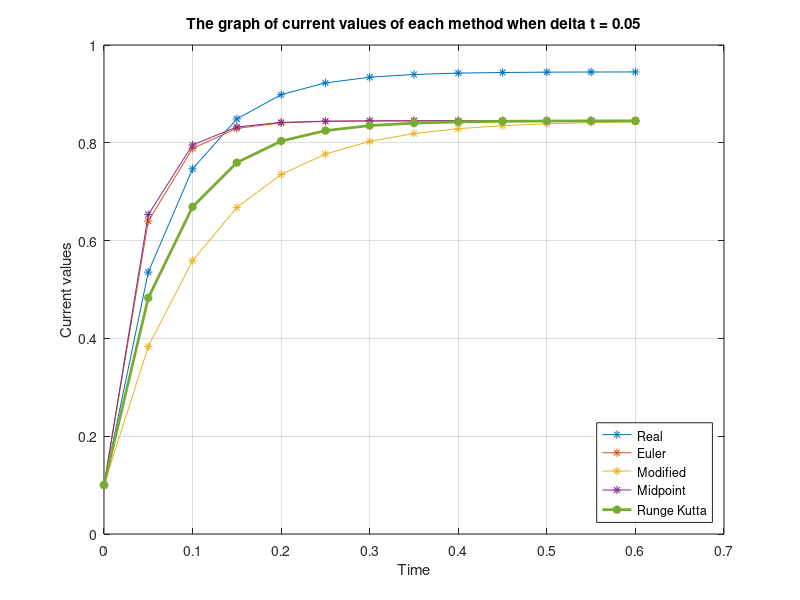
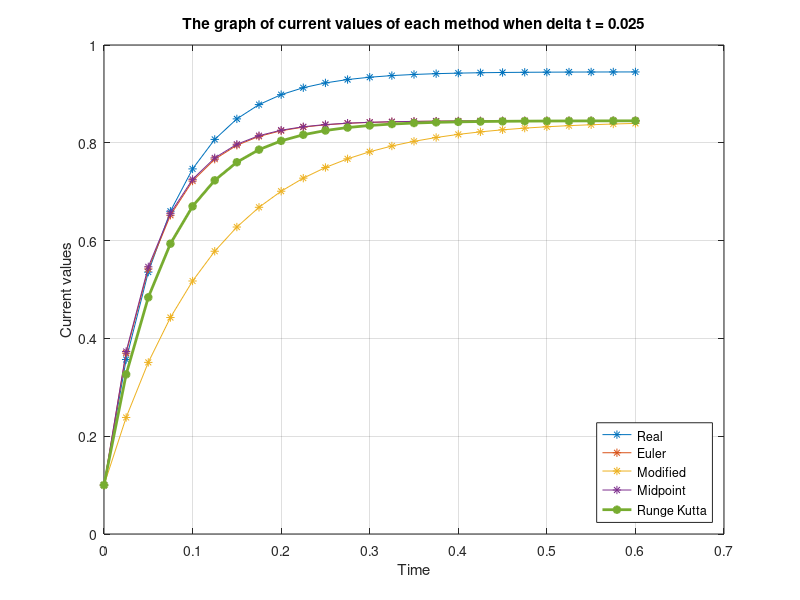
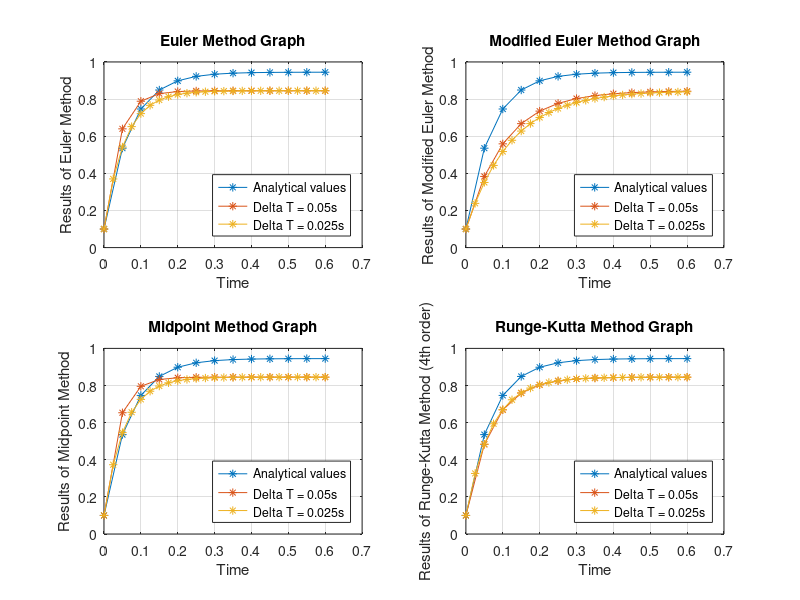
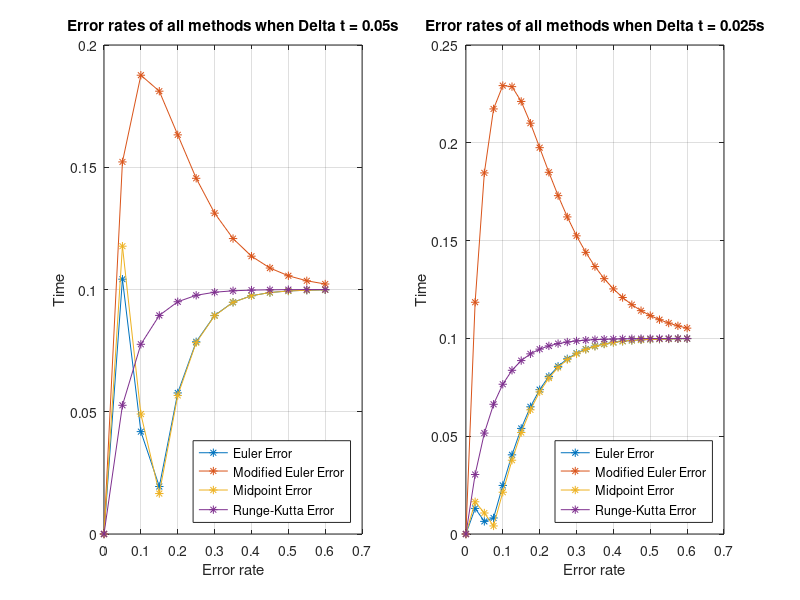

The MATLAB source for these figures, in order:
%% Alican Bayındır 200102002087
% MATH 214 - Project 4
% 23.12.2020
close all; clear all; clc; 

STEP_SIZE_1 = 0.05;
STEP_SIZE_2 = 0.025;
L = 0.98; R = 14.2; Vs = 12;
INITIAL_CURRENT = 0.1;

% To draw plot we need to specify the time values
time_half = 0:STEP_SIZE_1:0.6;
time_quarter = 0:STEP_SIZE_2:0.6;

% Some initial values that should be specified before starting methods
current_euler_half(1) = INITIAL_CURRENT;
current_euler_quarter(1) = INITIAL_CURRENT;

current_modieuler_half(1) = INITIAL_CURRENT;
current_modieuler_quarter(1) = INITIAL_CURRENT;

current_midpoint_half(1) = INITIAL_CURRENT;
current_midpoint_quarter(1) = INITIAL_CURRENT;

current_runge_kutta_half(1) = INITIAL_CURRENT;
current_runge_kutta_quarter(1) = INITIAL_CURRENT;

current_analytical_half(1) = INITIAL_CURRENT;
current_analytical_quarter(1) = INITIAL_CURRENT;

F = @(y) (Vs - R * y) / L;
current_equation = @(t) ((Vs*(1-exp((-R*t)/L))) / R) + INITIAL_CURRENT;

% Euler's method
% Step size = 0.05;
for k = 1:length(time_half)-1
    current_euler_half(k+1) = current_euler_half(k) + STEP_SIZE_1 * F(current_euler_half(k));
end

% Step size = 0.025;
for k = 1:length(time_quarter)-1
    current_euler_quarter(k+1) = current_euler_quarter(k) + STEP_SIZE_2 * F(current_euler_quarter(k));
end

% Modified Euler's Method
for k = 1:length(time_half)-1
    current_modieuler_half(k+1) = current_modieuler_half(k) + (STEP_SIZE_1 / 2) * (F(current_modieuler_half(k)) + STEP_SIZE_1 * F(current_modieuler_half(k)));
end

% Modified Euler's Method
for k = 1:length(time_quarter)-1
    current_modieuler_quarter(k+1) = current_modieuler_quarter(k) + (STEP_SIZE_2 / 2) * (F(current_modieuler_quarter(k)) + STEP_SIZE_2 * F(current_modieuler_quarter(k)));
end

% Midpoint Method
for k = 1:length(time_half)-1
    current_midpoint_half(k+1)= current_midpoint_half(k) + STEP_SIZE_1 * (F(current_midpoint_half(k)) + (STEP_SIZE_1 / 2) * F(current_midpoint_half(k)));
end

% Midpoint Method
for k = 1:length(time_quarter)-1
    current_midpoint_quarter(k+1)= current_midpoint_quarter(k) + STEP_SIZE_2 * (F(current_midpoint_quarter(k)) + (STEP_SIZE_2 / 2) * F(current_midpoint_quarter(k)));
end

% Runge Kutta Method Fourth Order
% Step size = 0.05;
for k = 1:length(time_half)-1
    runge_kutta_half1 = STEP_SIZE_1 * F(current_runge_kutta_half(k));
    runge_kutta_half2 = STEP_SIZE_1 * F(current_runge_kutta_half(k) + runge_kutta_half1 / 2);
    runge_kutta_half3 = STEP_SIZE_1 * F(current_runge_kutta_half(k) + runge_kutta_half2 / 2);
    runge_kutta_half4 = STEP_SIZE_1 * F(current_runge_kutta_half(k) + runge_kutta_half3);
    current_runge_kutta_half(k + 1) = current_runge_kutta_half(k) + (runge_kutta_half1 + 2 * runge_kutta_half2 + 2 * runge_kutta_half3 + runge_kutta_half4) / 6;
end

% Step size = 0.025
for k = 1:length(time_quarter)-1
    runge_kutta_quarter1 = STEP_SIZE_2 * F(current_runge_kutta_quarter(k));
    runge_kutta_quarter2 = STEP_SIZE_2 * F(current_runge_kutta_quarter(k) + runge_kutta_quarter1 / 2);
    runge_kutta_quarter3 = STEP_SIZE_2 * F(current_runge_kutta_quarter(k) + runge_kutta_quarter2 / 2);
    runge_kutta_quarter4 = STEP_SIZE_2 * F(current_runge_kutta_quarter(k) + runge_kutta_quarter3);
    current_runge_kutta_quarter(k + 1) = current_runge_kutta_quarter(k) + (runge_kutta_quarter1 + 2 * runge_kutta_quarter2 + 2 * runge_kutta_quarter3 + runge_kutta_quarter4) / 6;
end

% Error Analysis
for i = 1:length(time_half)-1
    current_analytical_half(i+1) = current_equation(STEP_SIZE_1*i);
end
     
for i = 1:length(time_quarter)-1
    current_analytical_quarter(i+1) = current_equation(STEP_SIZE_2*i);
end

% Plots of the methods
figure(1);
plot(time_half,current_analytical_half, '-*', time_half, current_euler_half, '-*', time_half, current_modieuler_half, '-*', time_half, current_midpoint_half, '-*', time_half, current_runge_kutta_half, '-*', 'LineWidth', 2);
xlabel('Time'); ylabel('Current values'); grid on;
title('The graph of current values of each method when delta t = 0.05');
legend('Real','Euler', 'Modified', 'Midpoint', 'Runge Kutta', 'Location', 'southeast');

figure(2);
plot(time_quarter, current_analytical_quarter, '-*', time_quarter, current_euler_quarter, '-*', time_quarter, current_modieuler_quarter, '-*', time_quarter, current_midpoint_quarter, '-*', time_quarter, current_runge_kutta_quarter, '-*', 'LineWidth', 2);
xlabel('Time'); ylabel('Current values'); grid on;
title('The graph of current values of each method when delta t = 0.025');
legend('Real','Euler', 'Modified', 'Midpoint', 'Runge Kutta', 'Location', 'southeast');

figure(3);
subplot(2,2,1);
plot(time_half,current_analytical_half, '-*', time_half, current_euler_half, '-*', time_quarter, current_euler_quarter, '-*');
grid on;
xlabel('Time'); ylabel('Results of Euler Method'); grid on;
title('Euler Method Graph');
legend('Analytical values', 'Delta T = 0.05s', 'Delta T = 0.025s', 'Location', 'southeast');

subplot(2,2,2);
plot(time_half,current_analytical_half, '-*', time_half, current_modieuler_half, '-*', time_quarter, current_modieuler_quarter, '-*');
grid on;
xlabel('Time'); ylabel('Results of Modified Euler Method'); grid on;
title('Modified Euler Method Graph');
legend('Analytical values', 'Delta T = 0.05s', 'Delta T = 0.025s', 'Location', 'southeast');

subplot(2,2,3);
plot(time_half,current_analytical_half, '-*', time_half, current_midpoint_half, '-*', time_quarter, current_midpoint_quarter, '-*');
grid on;
xlabel('Time'); ylabel('Results of Midpoint Method'); grid on;
title('Midpoint Method Graph');
legend('Analytical values', 'Delta T = 0.05s', 'Delta T = 0.025s', 'Location', 'southeast');

subplot(2,2,4);
plot(time_half,current_analytical_half, '-*', time_half, current_runge_kutta_half, '-*', time_quarter, current_runge_kutta_quarter, '-*');
xlabel('Time'); ylabel('Results of Runge-Kutta Method (4th order)'); grid on;
title('Runge-Kutta Method Graph');
legend('Analytical values', 'Delta T = 0.05s', 'Delta T = 0.025s', 'Location', 'southeast');

error_euler_half = abs(current_analytical_half - current_euler_half);
error_modieuler_half=abs(current_analytical_half - current_modieuler_half);
error_midpoint_half=abs(current_analytical_half - current_midpoint_half);
error_rungekutta_half=abs(current_analytical_half - current_runge_kutta_half);

error_euler_quarter=abs(current_analytical_quarter - current_euler_quarter);
error_modieuler_quarter=abs(current_analytical_quarter - current_modieuler_quarter);
error_midpoint_quarter=abs(current_analytical_quarter- current_midpoint_quarter);
error_rungekutta_quarter=abs(current_analytical_quarter - current_runge_kutta_quarter);

figure(4);
subplot(1,2,1);
plot(time_half, error_euler_half, '-*', time_half, error_modieuler_half, '-*', time_half, error_midpoint_half, '-*', time_half, error_rungekutta_half, '-*');
xlabel('Error rate'); ylabel('Time'); grid on;
title('Error rates of all methods when Delta t = 0.05s');
legend('Euler Error', 'Modified Euler Error', 'Midpoint Error', 'Runge-Kutta Error', 'Location', 'southeast');

subplot(1,2,2);
plot(time_quarter, error_euler_quarter, '-*', time_quarter, error_modieuler_quarter, '-*', time_quarter, error_midpoint_quarter, '-*', time_quarter, error_rungekutta_quarter, '-*');
xlabel('Error rate'); ylabel('Time'); grid on;
title('Error rates of all methods when Delta t = 0.025s');
legend('Euler Error', 'Modified Euler Error', 'Midpoint Error', 'Runge-Kutta Error', 'Location', 'southeast');